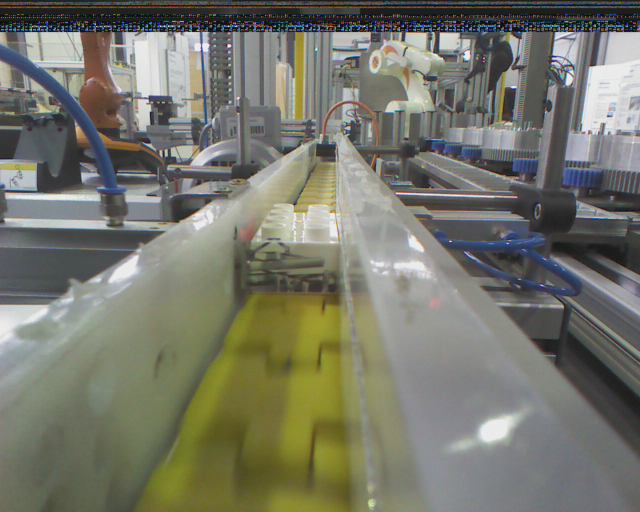
#> input picture test/pic.png, 1280 x 1024 px (shown at 1/2 size)
$ python asd.py
#> lines starting #> are read from the running program, lines starting #| are printed output that depends on the picture
import numpy as np
import cv2
from matplotlib import pyplot as plt

img = cv2.imread('pic.png',0)
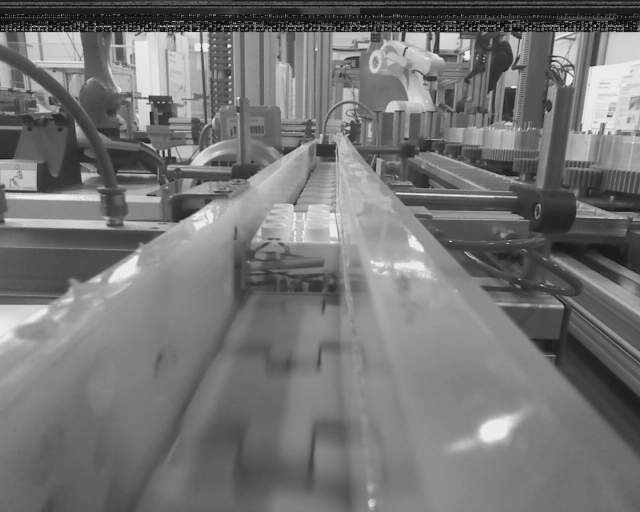
#> img: shape (1024, 1280) (shown at 1/2 size); min 1, max 246, mean 116.9
#> (the run stopped early here; a loop or call above may not have finished)
